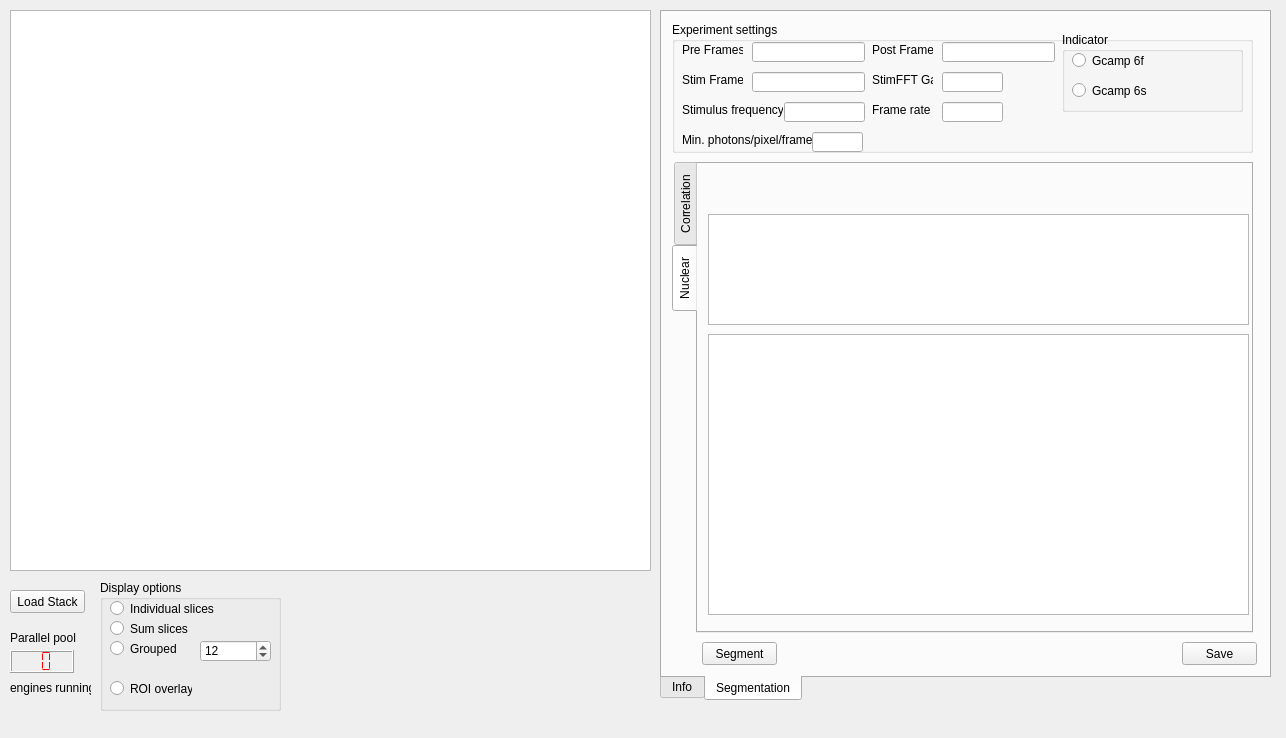
<?xml version="1.0" encoding="UTF-8"?>
<ui version="4.0">
 <class>StackAnalyzer</class>
 <widget class="QMainWindow" name="StackAnalyzer">
  <property name="geometry">
   <rect>
    <x>0</x>
    <y>0</y>
    <width>1286</width>
    <height>738</height>
   </rect>
  </property>
  <property name="windowTitle">
   <string>2P Stack analyzer</string>
  </property>
  <widget class="QWidget" name="centralwidget">
   <widget class="ImageView" name="sliceView">
    <property name="geometry">
     <rect>
      <x>10</x>
      <y>10</y>
      <width>641</width>
      <height>561</height>
     </rect>
    </property>
   </widget>
   <widget class="QPushButton" name="btnLoad">
    <property name="geometry">
     <rect>
      <x>10</x>
      <y>590</y>
      <width>75</width>
      <height>23</height>
     </rect>
    </property>
    <property name="text">
     <string>Load Stack</string>
    </property>
   </widget>
   <widget class="QGroupBox" name="groupBox">
    <property name="geometry">
     <rect>
      <x>100</x>
      <y>580</y>
      <width>181</width>
      <height>131</height>
     </rect>
    </property>
    <property name="title">
     <string>Display options</string>
    </property>
    <widget class="QRadioButton" name="rbSlices">
     <property name="geometry">
      <rect>
       <x>10</x>
       <y>20</y>
       <width>121</width>
       <height>17</height>
      </rect>
     </property>
     <property name="text">
      <string>Individual slices</string>
     </property>
    </widget>
    <widget class="QRadioButton" name="rbSumProj">
     <property name="geometry">
      <rect>
       <x>10</x>
       <y>40</y>
       <width>82</width>
       <height>17</height>
      </rect>
     </property>
     <property name="text">
      <string>Sum slices</string>
     </property>
    </widget>
    <widget class="QRadioButton" name="rbROIOverlay">
     <property name="geometry">
      <rect>
       <x>10</x>
       <y>100</y>
       <width>82</width>
       <height>17</height>
      </rect>
     </property>
     <property name="text">
      <string>ROI overlay</string>
     </property>
    </widget>
    <widget class="QRadioButton" name="rbGroupPr">
     <property name="geometry">
      <rect>
       <x>10</x>
       <y>60</y>
       <width>71</width>
       <height>17</height>
      </rect>
     </property>
     <property name="toolTip">
      <string>Grouped projection</string>
     </property>
     <property name="text">
      <string>Grouped</string>
     </property>
    </widget>
    <widget class="QSpinBox" name="spnGSize">
     <property name="geometry">
      <rect>
       <x>100</x>
       <y>60</y>
       <width>71</width>
       <height>22</height>
      </rect>
     </property>
     <property name="toolTip">
      <string>Group size</string>
     </property>
     <property name="minimum">
      <number>5</number>
     </property>
     <property name="maximum">
      <number>50</number>
     </property>
     <property name="value">
      <number>12</number>
     </property>
    </widget>
   </widget>
   <widget class="QTabWidget" name="tabWidget">
    <property name="geometry">
     <rect>
      <x>660</x>
      <y>10</y>
      <width>611</width>
      <height>691</height>
     </rect>
    </property>
    <property name="tabPosition">
     <enum>QTabWidget::South</enum>
    </property>
    <property name="currentIndex">
     <number>1</number>
    </property>
    <widget class="QWidget" name="infoTab">
     <attribute name="title">
      <string>Info</string>
     </attribute>
     <widget class="PlotWidget" name="graphDFF">
      <property name="geometry">
       <rect>
        <x>10</x>
        <y>10</y>
        <width>581</width>
        <height>160</height>
       </rect>
      </property>
     </widget>
     <widget class="PlotWidget" name="graphBStarts">
      <property name="geometry">
       <rect>
        <x>10</x>
        <y>180</y>
        <width>581</width>
        <height>160</height>
       </rect>
      </property>
     </widget>
     <widget class="PlotWidget" name="graphFFT">
      <property name="geometry">
       <rect>
        <x>10</x>
        <y>350</y>
        <width>581</width>
        <height>160</height>
       </rect>
      </property>
     </widget>
     <widget class="QLabel" name="lblFile">
      <property name="geometry">
       <rect>
        <x>10</x>
        <y>610</y>
        <width>581</width>
        <height>41</height>
       </rect>
      </property>
      <property name="text">
       <string/>
      </property>
      <property name="wordWrap">
       <bool>true</bool>
      </property>
     </widget>
    </widget>
    <widget class="QWidget" name="segTab">
     <attribute name="title">
      <string>Segmentation</string>
     </attribute>
     <widget class="QGroupBox" name="groupBox_2">
      <property name="geometry">
       <rect>
        <x>10</x>
        <y>10</y>
        <width>581</width>
        <height>131</height>
       </rect>
      </property>
      <property name="title">
       <string>Experiment settings</string>
      </property>
      <widget class="QLabel" name="label_3">
       <property name="geometry">
        <rect>
         <x>10</x>
         <y>20</y>
         <width>61</width>
         <height>16</height>
        </rect>
       </property>
       <property name="text">
        <string>Pre Frames</string>
       </property>
      </widget>
      <widget class="QLineEdit" name="tbPreFrames">
       <property name="geometry">
        <rect>
         <x>80</x>
         <y>20</y>
         <width>113</width>
         <height>20</height>
        </rect>
       </property>
      </widget>
      <widget class="QLabel" name="label_4">
       <property name="geometry">
        <rect>
         <x>10</x>
         <y>50</y>
         <width>61</width>
         <height>16</height>
        </rect>
       </property>
       <property name="text">
        <string>Stim Frames</string>
       </property>
      </widget>
      <widget class="QLabel" name="label_5">
       <property name="geometry">
        <rect>
         <x>200</x>
         <y>20</y>
         <width>61</width>
         <height>16</height>
        </rect>
       </property>
       <property name="text">
        <string>Post Frames</string>
       </property>
      </widget>
      <widget class="QLineEdit" name="tbStimFrames">
       <property name="geometry">
        <rect>
         <x>80</x>
         <y>50</y>
         <width>113</width>
         <height>20</height>
        </rect>
       </property>
      </widget>
      <widget class="QLineEdit" name="tbPostFrames">
       <property name="geometry">
        <rect>
         <x>270</x>
         <y>20</y>
         <width>113</width>
         <height>20</height>
        </rect>
       </property>
      </widget>
      <widget class="QLineEdit" name="tbFFTGap">
       <property name="geometry">
        <rect>
         <x>270</x>
         <y>50</y>
         <width>61</width>
         <height>20</height>
        </rect>
       </property>
      </widget>
      <widget class="QLabel" name="label_6">
       <property name="geometry">
        <rect>
         <x>200</x>
         <y>50</y>
         <width>61</width>
         <height>16</height>
        </rect>
       </property>
       <property name="text">
        <string>StimFFT Gap</string>
       </property>
      </widget>
      <widget class="QGroupBox" name="groupBox_3">
       <property name="geometry">
        <rect>
         <x>390</x>
         <y>10</y>
         <width>181</width>
         <height>80</height>
        </rect>
       </property>
       <property name="title">
        <string>Indicator</string>
       </property>
       <widget class="QRadioButton" name="rb6f">
        <property name="geometry">
         <rect>
          <x>10</x>
          <y>20</y>
          <width>82</width>
          <height>17</height>
         </rect>
        </property>
        <property name="text">
         <string>Gcamp 6f</string>
        </property>
       </widget>
       <widget class="QRadioButton" name="rb6s">
        <property name="geometry">
         <rect>
          <x>10</x>
          <y>50</y>
          <width>82</width>
          <height>17</height>
         </rect>
        </property>
        <property name="text">
         <string>Gcamp 6s</string>
        </property>
       </widget>
      </widget>
      <widget class="QLabel" name="label_9">
       <property name="geometry">
        <rect>
         <x>10</x>
         <y>80</y>
         <width>101</width>
         <height>16</height>
        </rect>
       </property>
       <property name="text">
        <string>Stimulus frequency</string>
       </property>
      </widget>
      <widget class="QLineEdit" name="tbFrameRate">
       <property name="geometry">
        <rect>
         <x>270</x>
         <y>80</y>
         <width>61</width>
         <height>20</height>
        </rect>
       </property>
      </widget>
      <widget class="QLabel" name="label_10">
       <property name="geometry">
        <rect>
         <x>200</x>
         <y>80</y>
         <width>61</width>
         <height>16</height>
        </rect>
       </property>
       <property name="text">
        <string>Frame rate</string>
       </property>
      </widget>
      <widget class="QLineEdit" name="tbStimFreq">
       <property name="geometry">
        <rect>
         <x>112</x>
         <y>80</y>
         <width>81</width>
         <height>20</height>
        </rect>
       </property>
      </widget>
      <widget class="QLabel" name="label_11">
       <property name="geometry">
        <rect>
         <x>10</x>
         <y>110</y>
         <width>131</width>
         <height>16</height>
        </rect>
       </property>
       <property name="text">
        <string>Min. photons/pixel/frame</string>
       </property>
      </widget>
      <widget class="QLineEdit" name="tbMinPhot">
       <property name="geometry">
        <rect>
         <x>140</x>
         <y>110</y>
         <width>51</width>
         <height>20</height>
        </rect>
       </property>
      </widget>
     </widget>
     <widget class="QPushButton" name="btnSegSave">
      <property name="geometry">
       <rect>
        <x>520</x>
        <y>630</y>
        <width>75</width>
        <height>23</height>
       </rect>
      </property>
      <property name="toolTip">
       <string>Save aligned stack and graphs</string>
      </property>
      <property name="text">
       <string>Save</string>
      </property>
     </widget>
     <widget class="QTabWidget" name="twSegment">
      <property name="geometry">
       <rect>
        <x>10</x>
        <y>150</y>
        <width>581</width>
        <height>471</height>
       </rect>
      </property>
      <property name="tabPosition">
       <enum>QTabWidget::West</enum>
      </property>
      <property name="currentIndex">
       <number>1</number>
      </property>
      <widget class="QWidget" name="corTab">
       <attribute name="title">
        <string>Correlation</string>
       </attribute>
       <widget class="QLabel" name="label_8">
        <property name="geometry">
         <rect>
          <x>10</x>
          <y>10</y>
          <width>81</width>
          <height>16</height>
         </rect>
        </property>
        <property name="text">
         <string>Corr. threshold</string>
        </property>
       </widget>
       <widget class="QLineEdit" name="tbCorrTh">
        <property name="geometry">
         <rect>
          <x>90</x>
          <y>10</y>
          <width>113</width>
          <height>20</height>
         </rect>
        </property>
       </widget>
       <widget class="QLabel" name="label_7">
        <property name="geometry">
         <rect>
          <x>220</x>
          <y>10</y>
          <width>71</width>
          <height>16</height>
         </rect>
        </property>
        <property name="text">
         <string>Cell diameter</string>
        </property>
       </widget>
       <widget class="QLineEdit" name="tbCellDiam">
        <property name="geometry">
         <rect>
          <x>290</x>
          <y>10</y>
          <width>113</width>
          <height>20</height>
         </rect>
        </property>
       </widget>
       <widget class="QCheckBox" name="chkRealign">
        <property name="geometry">
         <rect>
          <x>420</x>
          <y>10</y>
          <width>91</width>
          <height>17</height>
         </rect>
        </property>
        <property name="text">
         <string>Realign stack</string>
        </property>
       </widget>
       <widget class="PlotWidget" name="graphAlgnSh">
        <property name="geometry">
         <rect>
          <x>10</x>
          <y>60</y>
          <width>541</width>
          <height>111</height>
         </rect>
        </property>
       </widget>
       <widget class="ImageView" name="segColView">
        <property name="geometry">
         <rect>
          <x>10</x>
          <y>180</y>
          <width>541</width>
          <height>281</height>
         </rect>
        </property>
       </widget>
      </widget>
      <widget class="QWidget" name="nucTab">
       <attribute name="title">
        <string>Nuclear</string>
       </attribute>
       <widget class="ImageView" name="segNucView">
        <property name="geometry">
         <rect>
          <x>10</x>
          <y>170</y>
          <width>541</width>
          <height>281</height>
         </rect>
        </property>
       </widget>
       <widget class="PlotWidget" name="graphNHist">
        <property name="geometry">
         <rect>
          <x>10</x>
          <y>50</y>
          <width>541</width>
          <height>111</height>
         </rect>
        </property>
       </widget>
      </widget>
     </widget>
     <widget class="QPushButton" name="btnSeg">
      <property name="geometry">
       <rect>
        <x>40</x>
        <y>630</y>
        <width>75</width>
        <height>23</height>
       </rect>
      </property>
      <property name="text">
       <string>Segment</string>
      </property>
     </widget>
    </widget>
   </widget>
   <widget class="QLabel" name="label">
    <property name="geometry">
     <rect>
      <x>10</x>
      <y>630</y>
      <width>81</width>
      <height>16</height>
     </rect>
    </property>
    <property name="text">
     <string>Parallel pool</string>
    </property>
   </widget>
   <widget class="QLCDNumber" name="lcdEngines">
    <property name="geometry">
     <rect>
      <x>10</x>
      <y>650</y>
      <width>64</width>
      <height>23</height>
     </rect>
    </property>
    <property name="palette">
     <palette>
      <active>
       <colorrole role="WindowText">
        <brush brushstyle="SolidPattern">
         <color alpha="255">
          <red>255</red>
          <green>0</green>
          <blue>0</blue>
         </color>
        </brush>
       </colorrole>
      </active>
      <inactive>
       <colorrole role="WindowText">
        <brush brushstyle="SolidPattern">
         <color alpha="255">
          <red>255</red>
          <green>0</green>
          <blue>0</blue>
         </color>
        </brush>
       </colorrole>
      </inactive>
      <disabled>
       <colorrole role="WindowText">
        <brush brushstyle="SolidPattern">
         <color alpha="255">
          <red>120</red>
          <green>120</green>
          <blue>120</blue>
         </color>
        </brush>
       </colorrole>
      </disabled>
     </palette>
    </property>
    <property name="digitCount">
     <number>2</number>
    </property>
    <property name="segmentStyle">
     <enum>QLCDNumber::Flat</enum>
    </property>
   </widget>
   <widget class="QLabel" name="label_2">
    <property name="geometry">
     <rect>
      <x>10</x>
      <y>680</y>
      <width>81</width>
      <height>16</height>
     </rect>
    </property>
    <property name="text">
     <string>engines running</string>
    </property>
   </widget>
  </widget>
  <widget class="QMenuBar" name="menubar">
   <property name="geometry">
    <rect>
     <x>0</x>
     <y>0</y>
     <width>1286</width>
     <height>21</height>
    </rect>
   </property>
  </widget>
 </widget>
 <customwidgets>
  <customwidget>
   <class>ImageView</class>
   <extends>QGraphicsView</extends>
   <header>pyqtgraph</header>
  </customwidget>
  <customwidget>
   <class>PlotWidget</class>
   <extends>QGraphicsView</extends>
   <header>pyqtgraph</header>
  </customwidget>
 </customwidgets>
 <resources/>
 <connections/>
</ui>
